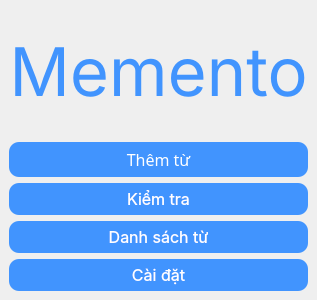
<?xml version="1.0" encoding="UTF-8"?>
<ui version="4.0">
 <author>deserteagle735</author>
 <class>MainWindow</class>
 <widget class="QMainWindow" name="MainWindow">
  <property name="windowModality">
   <enum>Qt::NonModal</enum>
  </property>
  <property name="enabled">
   <bool>true</bool>
  </property>
  <property name="geometry">
   <rect>
    <x>0</x>
    <y>0</y>
    <width>300</width>
    <height>300</height>
   </rect>
  </property>
  <property name="minimumSize">
   <size>
    <width>0</width>
    <height>0</height>
   </size>
  </property>
  <property name="font">
   <font>
    <family>SF Pro Display</family>
    <pointsize>12</pointsize>
   </font>
  </property>
  <property name="windowTitle">
   <string>Memento</string>
  </property>
  <property name="windowIcon">
   <iconset resource="../../resource.qrc">
    <normaloff>:/resource/memento.ico</normaloff>:/resource/memento.ico</iconset>
  </property>
  <property name="styleSheet">
   <string notr="true"/>
  </property>
  <widget class="QWidget" name="centralwidget">
   <property name="styleSheet">
    <string notr="true"/>
   </property>
   <layout class="QHBoxLayout" name="horizontalLayout">
    <item>
     <layout class="QVBoxLayout" name="verticalLayout">
      <item>
       <widget class="QLabel" name="label_logo">
        <property name="font">
         <font>
          <family>SF Pro Display</family>
          <pointsize>50</pointsize>
          <weight>50</weight>
          <italic>false</italic>
          <bold>false</bold>
         </font>
        </property>
        <property name="focusPolicy">
         <enum>Qt::TabFocus</enum>
        </property>
        <property name="styleSheet">
         <string notr="true"/>
        </property>
        <property name="text">
         <string>&lt;html&gt;&lt;head/&gt;&lt;body&gt;&lt;p align=&quot;center&quot;&gt;&lt;span style=&quot; color:#4194fe;&quot;&gt;Memento&lt;/span&gt;&lt;/p&gt;&lt;/body&gt;&lt;/html&gt;</string>
        </property>
        <property name="textFormat">
         <enum>Qt::AutoText</enum>
        </property>
        <property name="alignment">
         <set>Qt::AlignCenter</set>
        </property>
        <property name="wordWrap">
         <bool>false</bool>
        </property>
       </widget>
      </item>
      <item>
       <widget class="QPushButton" name="button_add">
        <property name="font">
         <font>
          <family>SF Pro Rounded</family>
          <pointsize>12</pointsize>
          <weight>50</weight>
          <italic>false</italic>
          <bold>false</bold>
         </font>
        </property>
        <property name="cursor">
         <cursorShape>PointingHandCursor</cursorShape>
        </property>
        <property name="focusPolicy">
         <enum>Qt::StrongFocus</enum>
        </property>
        <property name="toolTip">
         <string>F1</string>
        </property>
        <property name="autoFillBackground">
         <bool>false</bool>
        </property>
        <property name="styleSheet">
         <string notr="true">background-color: rgb(65, 148, 254);
font: 12pt &quot;SF Pro Display&quot;;
font: 12pt &quot;SF Pro Rounded&quot;;
color:white;
border-style:outset;
border-color:black;
border-radius:10px;
padding:6px;

</string>
        </property>
        <property name="text">
         <string>Thêm từ</string>
        </property>
        <property name="shortcut">
         <string>F1</string>
        </property>
       </widget>
      </item>
      <item>
       <widget class="QPushButton" name="button_test">
        <property name="font">
         <font>
          <family>SF Pro Display</family>
          <pointsize>12</pointsize>
          <weight>50</weight>
          <italic>false</italic>
          <bold>false</bold>
         </font>
        </property>
        <property name="cursor">
         <cursorShape>PointingHandCursor</cursorShape>
        </property>
        <property name="toolTip">
         <string>F2</string>
        </property>
        <property name="styleSheet">
         <string notr="true">border-style:outset;
color: rgb(255, 255, 255);
font: 12pt &quot;SF Pro Display&quot;;
border-color:black;
border-radius:10px;
padding:6px;
background-color: rgb(65, 148, 254);</string>
        </property>
        <property name="text">
         <string>Kiểm tra</string>
        </property>
        <property name="shortcut">
         <string>F2</string>
        </property>
       </widget>
      </item>
      <item>
       <widget class="QPushButton" name="button_browser">
        <property name="font">
         <font>
          <family>SF Pro Display</family>
          <pointsize>12</pointsize>
          <weight>50</weight>
          <italic>false</italic>
          <bold>false</bold>
         </font>
        </property>
        <property name="cursor">
         <cursorShape>PointingHandCursor</cursorShape>
        </property>
        <property name="toolTip">
         <string>F3</string>
        </property>
        <property name="autoFillBackground">
         <bool>false</bool>
        </property>
        <property name="styleSheet">
         <string notr="true">font: 12pt &quot;SF Pro Display&quot;;
color:white;
border-style:outset;
border-color:black;
border-radius:10px;
padding:6px;

background-color: rgb(65, 148, 254);</string>
        </property>
        <property name="text">
         <string>Danh sách từ</string>
        </property>
        <property name="shortcut">
         <string>F3</string>
        </property>
       </widget>
      </item>
      <item>
       <widget class="QPushButton" name="button_settings">
        <property name="font">
         <font>
          <family>SF Pro Display</family>
          <pointsize>12</pointsize>
          <weight>50</weight>
          <italic>false</italic>
          <bold>false</bold>
         </font>
        </property>
        <property name="cursor">
         <cursorShape>PointingHandCursor</cursorShape>
        </property>
        <property name="acceptDrops">
         <bool>false</bool>
        </property>
        <property name="toolTip">
         <string>F4</string>
        </property>
        <property name="styleSheet">
         <string notr="true">font: 12pt &quot;SF Pro Display&quot;;
color:white;
border-style:outset;
border-color:black;
border-radius:10px;
padding:6px;

background-color: rgb(65, 148, 254);</string>
        </property>
        <property name="text">
         <string>Cài đặt</string>
        </property>
        <property name="shortcut">
         <string>F4</string>
        </property>
        <property name="flat">
         <bool>false</bool>
        </property>
       </widget>
      </item>
     </layout>
    </item>
   </layout>
  </widget>
  <action name="actionAbout">
   <property name="text">
    <string>About</string>
   </property>
  </action>
 </widget>
 <resources>
  <include location="../../resource.qrc"/>
 </resources>
 <connections/>
 <designerdata>
  <property name="gridDeltaX">
   <number>10</number>
  </property>
  <property name="gridDeltaY">
   <number>10</number>
  </property>
  <property name="gridSnapX">
   <bool>true</bool>
  </property>
  <property name="gridSnapY">
   <bool>true</bool>
  </property>
  <property name="gridVisible">
   <bool>true</bool>
  </property>
 </designerdata>
</ui>
